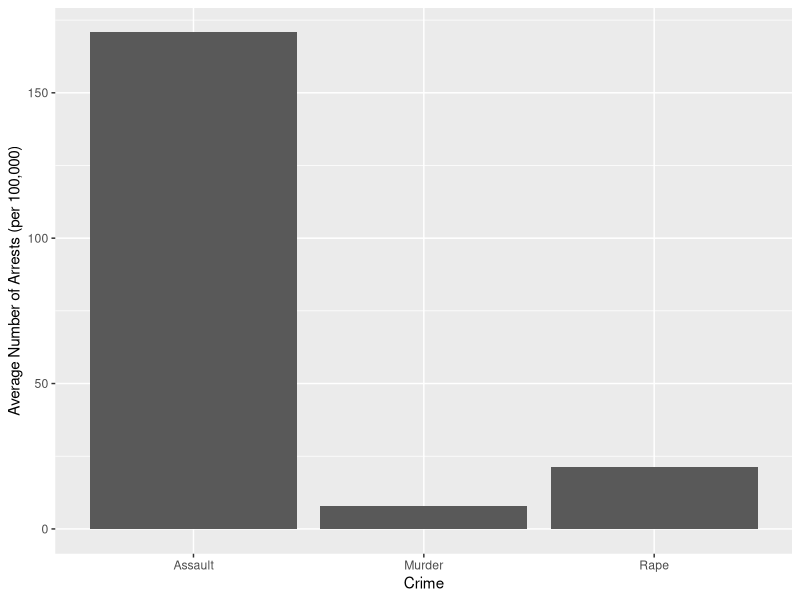
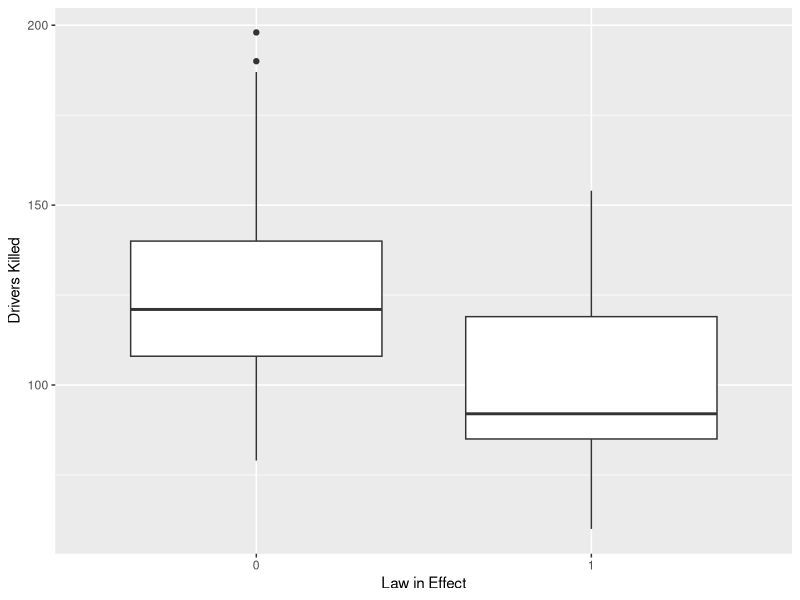
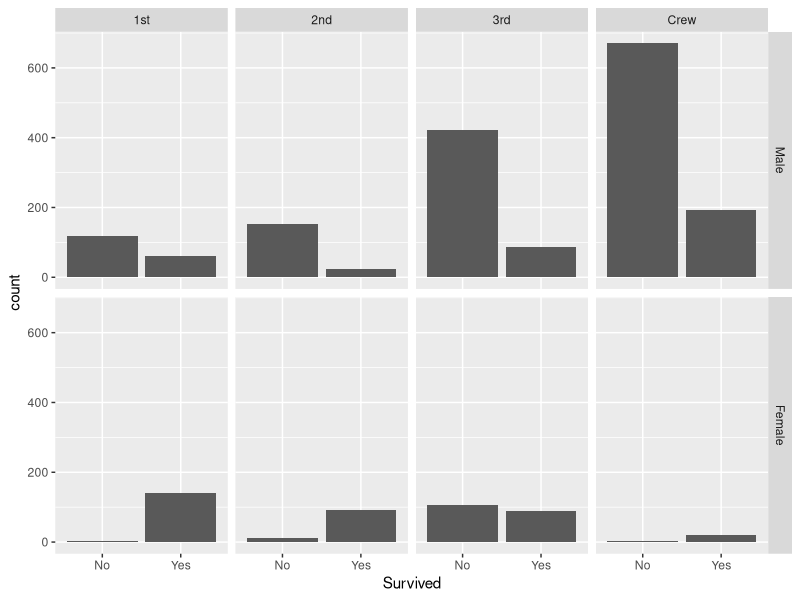
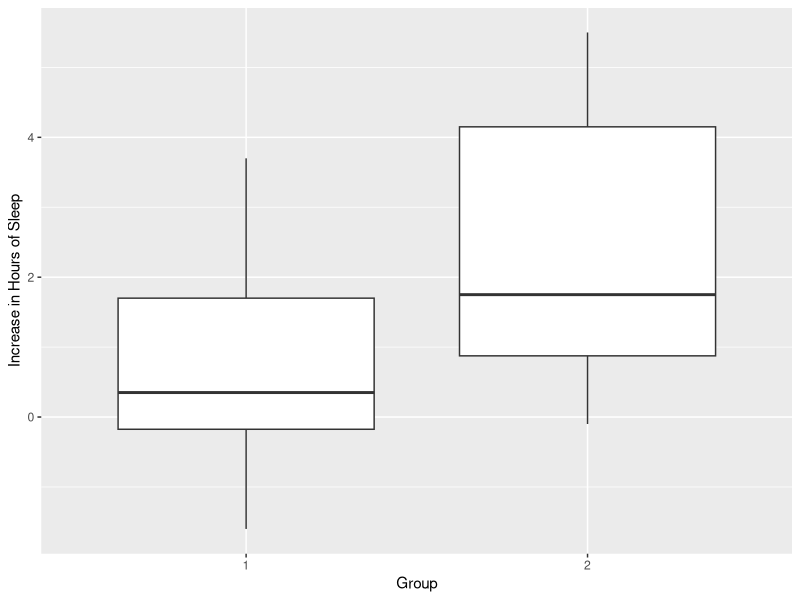

Write the R code that produced these figures, in order.
## ---- chunk 1
library(tidyverse)
data(USArrests)
USArrests <- data.frame(USArrests)
arrests <- USArrests %>% gather(key = crime, value = arrests, -UrbanPop) 
arrests %>% 
  group_by(crime) %>% 
  summarise(avg_arrests = mean(arrests, na.rm = TRUE)) %>% 
ggplot(aes(x=crime, y=avg_arrests)) + 
  geom_bar(stat="identity")+
  xlab("Crime")+
  ylab("Average Number of Arrests (per 100,000)")
## ---- chunk 2

data(Seatbelts)
Seatbelts <- data.frame(Seatbelts)
Seatbelts %>%  
ggplot(aes(x=factor(law),y=DriversKilled)) + 
  geom_boxplot()+
  xlab("Law in Effect")+
  ylab("Drivers Killed")
## ---- chunk 3

data(Titanic)
Titanic <- data.frame(Titanic)
Titanic %>% 
  ggplot(aes(x=Survived, weight=Freq))+
  geom_bar()+
  facet_grid(Sex~Class)
## ---- chunk 4

data(sleep)
sleep <- data.frame(sleep)
      sleep %>%  
      ggplot(aes(x=factor(group),y=extra)) + 
      geom_boxplot()+
  xlab("Group")+
  ylab("Increase in Hours of Sleep")
## ---- chunk 5
 sleep %>%  
      group_by(group) %>% 
      summarise(mean=mean(extra))
